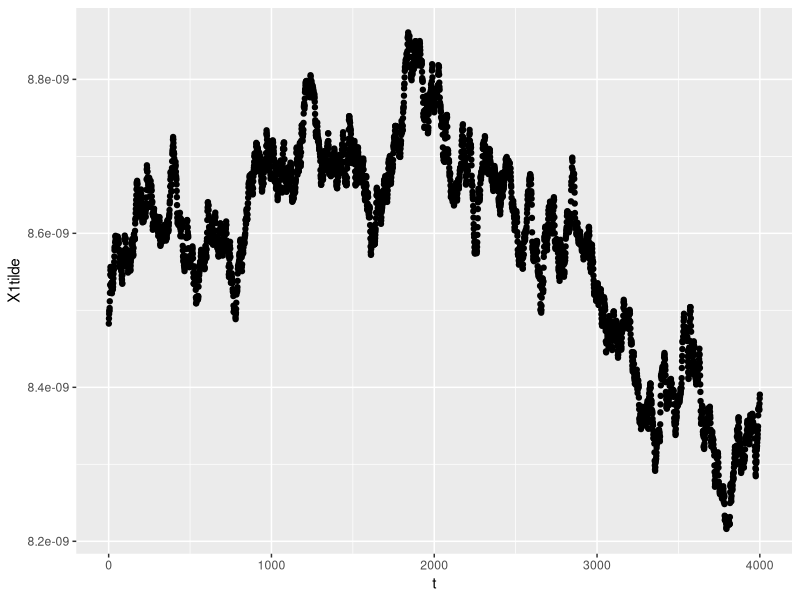
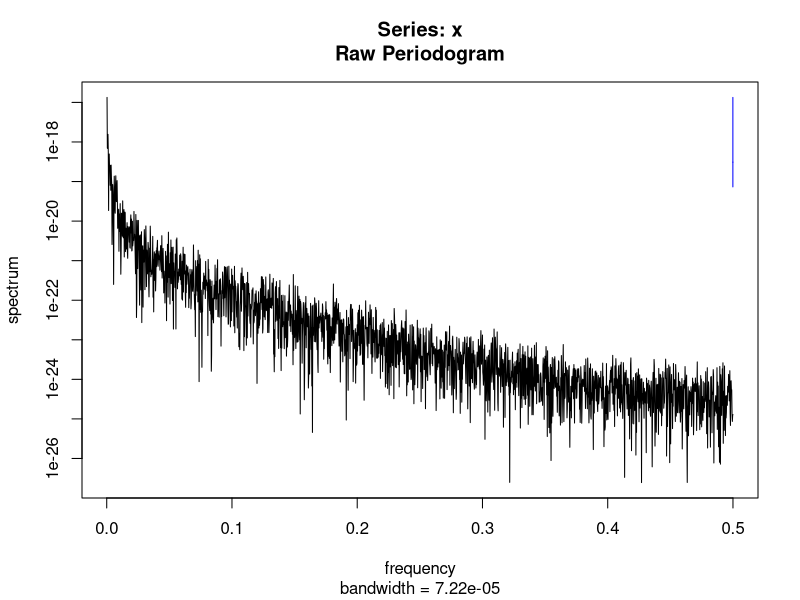
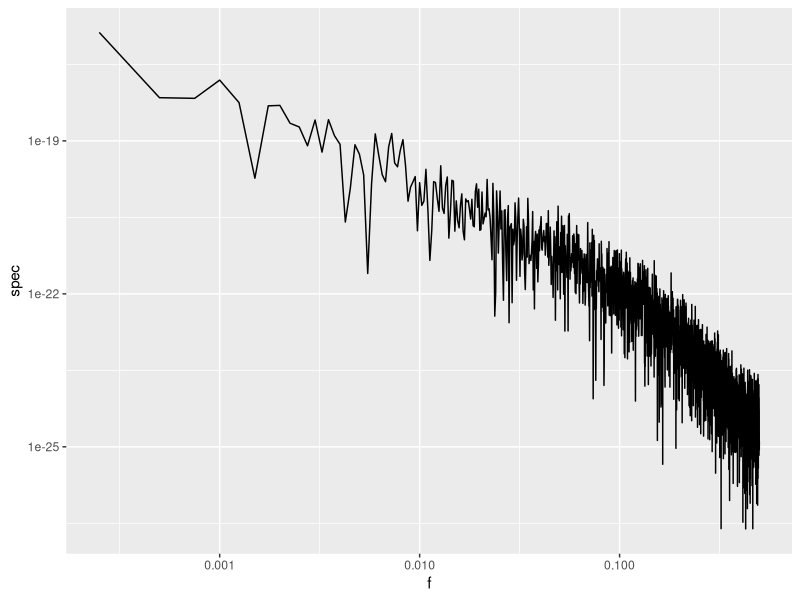
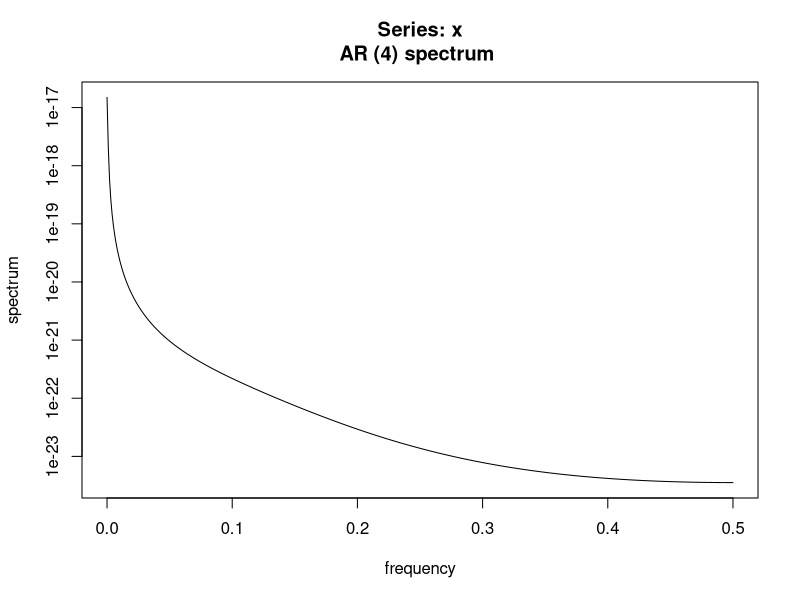
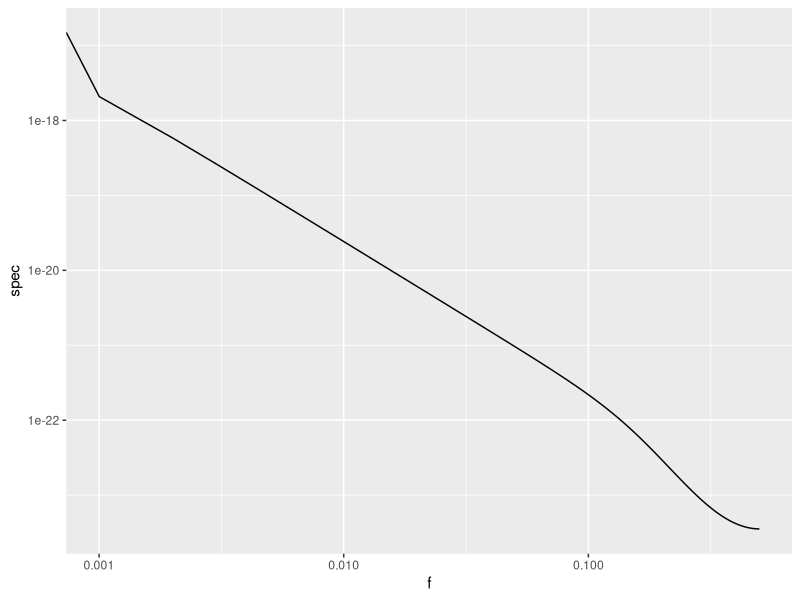
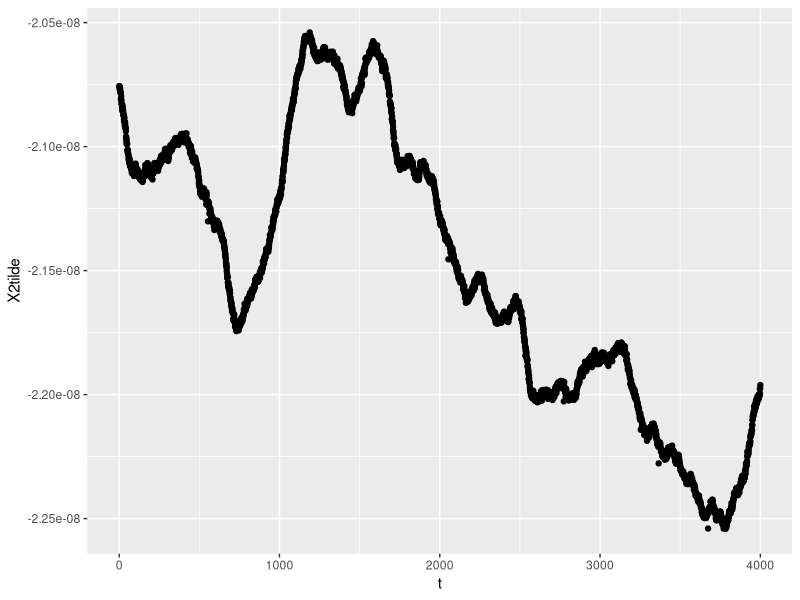
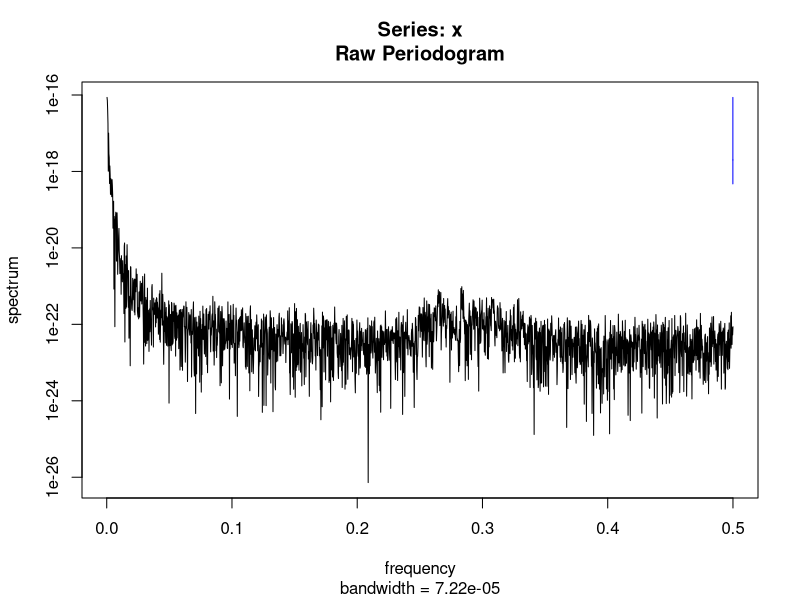
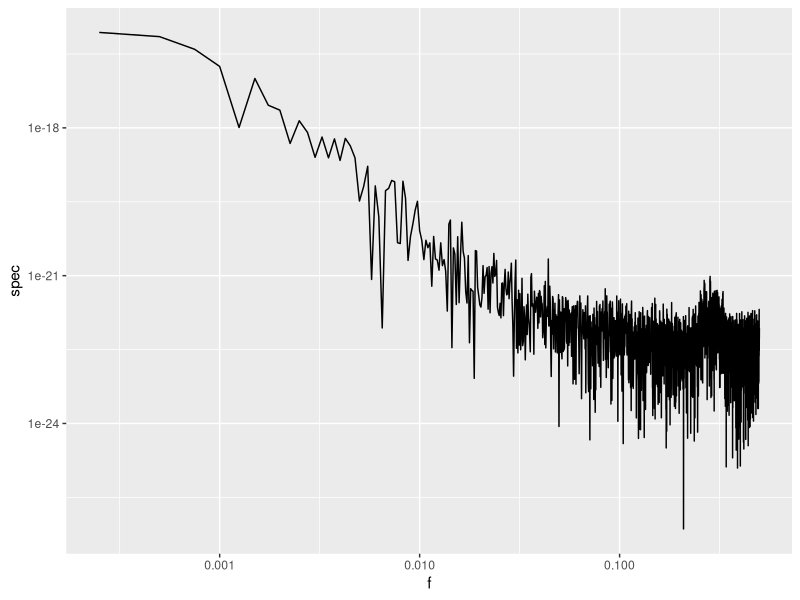

Reproduce these figures in R, in order. (Note: this script raises an error after producing the figures.)
# some code here: http://faculty.washington.edu/dbp/sauts/R-code/chapter-08.R

library(readr)
library(ggplot2)

primerData1 <- read_csv("Data/primerData1.txt", col_names = FALSE, skip = 10)
colnames(primerData1)="X1tilde"
primerData1$t = 1:dim(primerData1)[1]

ggplot(primerData1,aes(t,X1tilde))+
  geom_point()

test=spectrum(primerData1$X1tilde)

res=data.frame(f=test$freq,spec=test$spec)

ggplot(res,aes(f,spec))+
  geom_line()+
  scale_x_log10()+
  scale_y_log10()


arSpec=spectrum(primerData1$X1tilde,method = "ar")
arSpec

arRes=data.frame(f=arSpec$freq,spec=arSpec$spec)

ggplot(arRes,aes(f,spec))+
  geom_line()+
  scale_x_log10()+
  scale_y_log10()



################ second dataset

primerData2 <- read_csv("Data/primerData2.txt", col_names = FALSE, skip = 10)
colnames(primerData2)="X2tilde"
primerData2$t = 1:dim(primerData2)[1]

ggplot(primerData2,aes(t,X2tilde))+
  geom_point()

test=spectrum(primerData2$X2tilde)

res=data.frame(f=test$freq,spec=test$spec)

ggplot(res,aes(f,spec))+
  geom_line()+
  scale_x_log10()+
  scale_y_log10()


arSpec=spectrum(primerData2$X2tilde,method = "ar")
arSpec

arRes=data.frame(f=arSpec$freq,spec=arSpec$spec)

ggplot(arRes,aes(f,spec))+
  geom_line()+
  scale_x_log10()+
  scale_y_log10()




######## Periodogram ###########
#center the time series
X.tilde <- X - mean(X)
length(X.tilde)
plot(X.tilde, type = "l")
abline(h = 0)

##zero pad X.tilde
X.tilde.prime <- c(X.tilde,rep(0,times = 96))
length(X.tilde.prime)

N <-length(X)
N.prime <- length(X.tilde.prime)
freqs <- 2*pi*(0:(N.prime-1))/N.prime #f_j's

I <- cbind(abs(fft(X.tilde.prime))^2/N.prime) #periodogram

par(mfrow=c(1,1))
plot(I~freqs, ylab = "",xlab = "", type = "l")

plot(log10(I[1:(N.prime/2+1)])~log10(freqs[1:(N.prime/2+1)]), ylab = "",xlab = "", type = "l")



###### Multitaper Analysis ########
f.nyquist <- 1/2
f.j.prime <- seq(0,f.nyquist, length.out = N.prime/2 + 1)

#function to create taper h'_k,N,t
h.k.prime <- function(k,N,N.prime){
  t <- 0:(N-1)
  h.k.N <- (2/(N+1))^(1/2)*sin((k + 1)*pi*(t + 1)/(N + 1)) #value of h' taper for t = 0, .., N-1
  if(N.prime > N){
    return(c(h.k.N, rep(0, times = N.prime-N)))#add in the 0's to pad the end to get up to 4096
  }
  else{
    return(h.k.N)
  }
}

plot(h.k.prime(k = 0, N = 4000, N.prime = 4096), type = "l") #look at taper for k = 0 with zero padding
plot(h.k.prime(k = 1, N = 4000, N.prime = 4096), type = "l") #look at taper for k = 1 with zero padding

#Recreating Figure 4
par(mfrow = c(1,1), mar = c(3,3,3,3))
for(k in 0:5){
  h.k <- h.k.prime(k = k, N = 4000, N.prime = 4000)
  plot(h.k, type = "l", ylab = paste("k = ",k))
  plot(h.k*X.tilde, type = "l", ylab = "X.tilde*h.k")
}


#building multitaper S_x(f) estimator
t <- 0:(N.prime-1)
S.x.hat <- rep(NA, times = N.prime/2 + 1) #where S_x.hat(f'_j) will be saved

for(j in 0:N.prime/2){
  k.vec <- rep(NA,times = 6)
  for(k in 0:5){
    W.t <- h.k.prime(k = k, N=N, N.prime = N.prime)*X.tilde.prime
    inner.sum <- sum(W.t*exp(-complex(real = 0, imaginary = 1)*2*pi*t*j/N.prime))
    k.vec[k + 1] <- abs(inner.sum)^2
  }
  S.x.hat[j] <- (1/length(k.vec))*sum(k.vec)
}

plot(log10(f.j.prime), log10(S.x.hat), type = "l") #plot of multitaper spectral estimator



########################## MTSE function #################################
## inputs: time series, possibly with gaps, W = bandwidth, K = number of tapers, delta.t = time step
## outputs: tapers, eigenvalues, spectral leakage?, spectral estimate



multitaper_est <- function(X.t, NW, K){
  X.t <- X.t - mean(X.t, na.rm = TRUE) #demean
  N.long <- length(X.t)
  t.n <- 1:N.long
  missing.indices <- which(is.na(X.t))
  t.n[which(is.na(X.t))] <- NA


  W <- NW/length(na.omit(t.n))
  dist.mat <- rdist(na.omit(t.n))
  
  #create the A' matrix (Chave 2019 equation (22))
  A.prime <- (1/(pi*dist.mat))*sin(2*pi*W*dist.mat)
  A.prime[row(A.prime) == col(A.prime)] <- W*2
  eigdec <- eigs_sym(A.prime, k = K, which = "LM")
  
  
  eig_vecs <- eigdec$vectors #get only the vectors
  
  #some sign maintenance
  for(i in seq(1,K,by = 2)){
    if (mean(Re(eig_vecs[,i]))<0){
      eig_vecs[,i] <- -eig_vecs[,i]
    }
  }
  
  for(i in seq(2,K-1,by = 2)){
    if (Re(eig_vecs[2,i] - eig_vecs[1,i])<0){
      eig_vecs[,i] <- -eig_vecs[,i]
    }
  }
  
  
  ##use tapers to generate spectral estimate
  N <- length(na.omit(t.n))
  S.x.hat_MD <- rep(NA, times = floor(N/2) + 1)
  
  for(j in 0:floor(N/2)){
    k.vec <- rep(NA,times = K)
    for(k in 0:(K-1)){
      W.t <- eig_vecs[,k+1]*na.exclude(X.t)
      inner.sum <- sum(W.t*exp(-complex(real = 0, imaginary = 1)*2*pi*na.omit(t.n)*j/N), na.rm = TRUE)
      k.vec[k + 1] <- abs(inner.sum)^2
    }
    S.x.hat_MD[j+1] <- mean(k.vec)
  }
  
  
  return(list("tapers" = eig_vecs, "e.values" = eigdec$values, "spectrum" = S.x.hat_MD))
}


plot(S.x.hat_MD)

### Test: White Noise ####
N <- 2048
set.seed(130)
X.t <- X.t_missing <-  rnorm(N)
X.t_missing[c(20:35, 600:800,900:1010)] <- NA

#EDA
plot(X.t)
hist(X.t)
acf(na.omit(X.t))

#MTSE of white noise with missing data
MTSE_wn <- multitaper_est(X.t = X.t, NW = 2, K = 5)
MTSE_wn_missing <- multitaper_est(X.t = X.t_missing, NW = 2, K = 5)

par(mfrow = c(2,1))
plot(log10(seq(0,0.5,length.out = length(MTSE_wn$spectrum)))[-1], log10(MTSE_wn$spectrum)[-1], type = "l")
lines(log10(seq(0,0.5,length.out = length(MTSE_wn_missing$spectrum)))[-1], log10(MTSE_wn_missing$spectrum[-1]), col = "red")


#fit a line to the spectrum:
f <- log10(seq(0,0.5,length.out = length(MTSE_wn$spectrum)))[-1]
f.missing <- log10(seq(0,0.5,length.out = length(MTSE_wn_missing$spectrum)))[-1]
S.f <- log10(MTSE_wn$spectrum)[-1]
S.f_missing <- log10(MTSE_wn_missing$spectrum)[-1]

lin.fit <- lm(S.f ~ f)
lin.fit.missing <- lm(S.f_missing ~ f.missing)

plot(lin.fit)
plot(lin.fit.missing)

summary(lin.fit)
summary(lin.fit.missing)

plot(f, S.f, type = "l")
lines(f.missing,S.f_missing, col = "red")
abline(a = lin.fit$coefficients[1], b = lin.fit$coefficients[2])
abline(a = lin.fit.missing$coefficients[1], b = lin.fit.missing$coefficients[2], col = "red")
abline(h = 0)
##look at eig_vecs
MTSE_wn$e.values
MTSE_wn_missing$e.values

###### Test 2: ARFIMA(0,d,0) #######
N <- 4096
set.seed(100)
d <- 0.4
X.t <- X.t_missing <- arfima.sim(N,model = list(dfrac = d))
X.t_missing[c(20:35, 600:800,900:1010)] <- NA

#MTSE of arfima with and without missing data
MTSE_fd <- multitaper_est(X.t = X.t, NW = 3, K = 5)
MTSE_fd_missing <- multitaper_est(X.t = X.t_missing, NW = 2, K = 5)

f <- log10(seq(0,0.5,length.out = length(MTSE_fd$spectrum)))[-1]
f.missing <- log10(seq(0,0.5,length.out = length(MTSE_fd_missing$spectrum)))[-1]

plot(f,log10(MTSE_fd$spectrum[-1]), type = "l")
lines(f.missing, log10(MTSE_fd_missing$spectrum[-1]), col = "red")
lines(log10(seq(0.001,0.5,length.out = 1025)),-2*d*log10(2*abs(sin(abs(pi*seq(0.005,0.5,length.out = 1025))))), col = "blue")



MTSE_fd$e.values
MTSE_fd_missing$e.values


#get variance estimate
freqs <- seq(0,0.5, length.out = length(MTSE_fd$spectrum))
2*freqs[2]*sum(MTSE_fd$spectrum)

#variance of process
factorial(-2*d)/(factorial(-d)^2)
